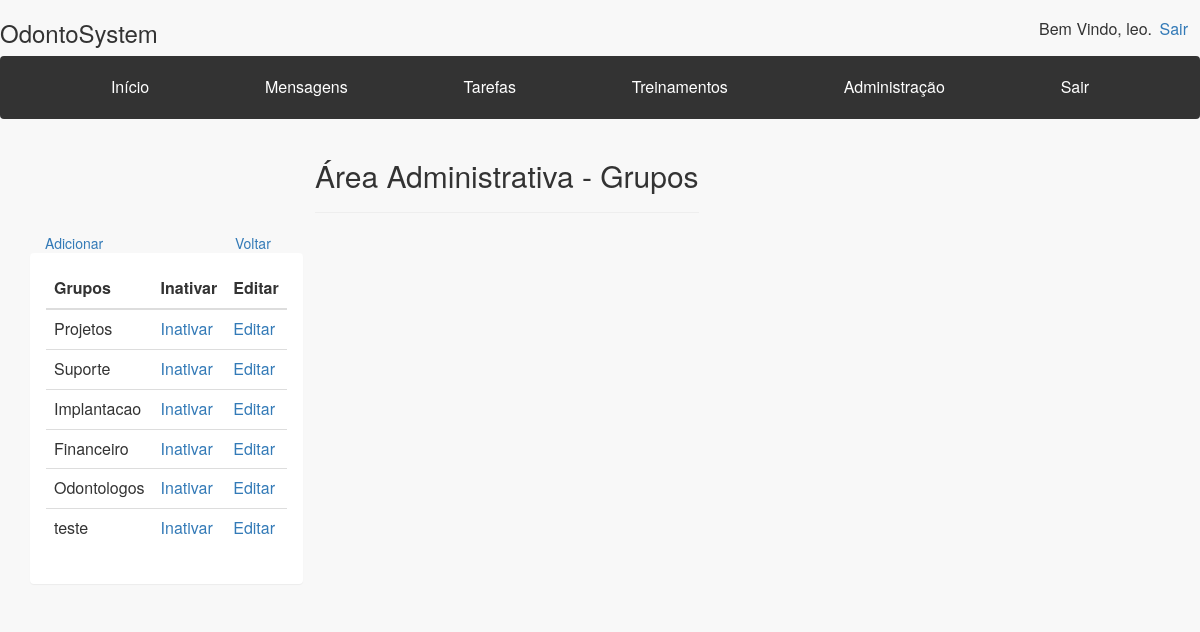
Screenshot of /view/Administracao/Grupo/index.php (signed in) with the database file from the repository.
### tables this page shows
CREATE TABLE `grupo` (
  `id_grupo` int(11) NOT NULL,
  `descricao` varchar(45) NOT NULL,
  `ativo` tinyint(4) NOT NULL
);

### model/Grupo.php (called while the page is built, shortened)
<?php
class Grupo {
	public function listAll() {
		$conn = Banco::connect();
		$stmt = $conn->prepare("SELECT * FROM Grupo WHERE ativo = 1");
		$stmt->execute();
		$results = $stmt->fetchAll(PDO::FETCH_ASSOC);
		return $results;
	}
}
?>

### controller/GrupoController.php (called while the page is built, shortened)
<?php
require_once($_SERVER['DOCUMENT_ROOT'] . "/OdontoSystem/model/Grupo.php");
class GrupoController{
   public function listAll() {
	   	$grupo = new Grupo();
	   $grupos = $grupo->listAll();
	   	return $grupos;
   }
}
?>

### view/Administracao/Grupo/index.php (the view, shortened to what this page needs)
<?php
require_once($_SERVER['DOCUMENT_ROOT'] . "/OdontoSystem/view/header.php");
require_once($_SERVER['DOCUMENT_ROOT'] . "/OdontoSystem/controller/GrupoController.php");
$grupocontroller = new GrupoController();
$grupos = $grupocontroller->listAll();
?>
<body>
	<div class="container">
		<div class="row" >
			<div class="col-md-offset-3">
				<h2>Área Administrativa - Grupos</h2>
				<hr>
			</div>
		</div>
		<div class="row">
			<div class="col-md-2">
				<a href="/OdontoSystem/view/Administracao/Grupo/adicionar.php">Adicionar</a>
			</div>
			<div class="col-md-4">
				<a href="/OdontoSystem/view/Administracao/HomeAdministracao.php">Voltar</a>
			</div>
		</div>
		<div class="row">
			<div class="panel">
				<div class="panel-body">
					<table class="table">
						<thead>
							<tr>
								<th>Grupos</th>
								<th>Inativar</th>
								<th>Editar</th>
							</tr>
						</thead>
						<tbody>
								<?php
									foreach ($grupos as $key => $value) {
										$id_grupo = $value['id_grupo'];
										echo "<tr>";
										echo "<td>". $value['descricao']. "</td>";
										echo "<td> <a href='/OdontoSystem/view/Administracao/Grupo/index.php?id_inativar=$id_grupo'>Inativar</a> </td>";
										echo "<td> <a href='/OdontoSystem/view/Administracao/Grupo/editar.php?id_editar=$id_grupo'>Editar</a> </td>";
										echo "</tr>";
									}
								?>
						</tbody>
					</table>
				</div>
			</div>
		</div>
	</div>
</body>
</html>

### resources/css/sb-admin-2.css (style rules this page uses)
body { background-color: #f8f8f8; }

### rows the page displays
grupo: descricao "Projetos"
grupo: descricao "Suporte"
grupo: descricao "Implantacao"
grupo: descricao "Financeiro"
grupo: descricao "Odontologos"
grupo: descricao "teste"

### other values shown
$_SESSION['nome'] "leo"
